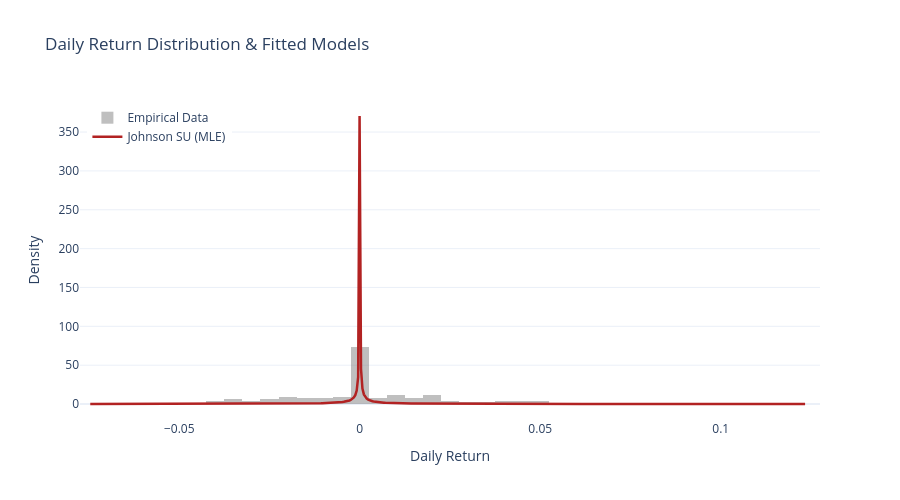

Here is the notebook cell this chart was saved with:
### Code cell
plot_modelfitness(ng_16['Percentage_Returns'],a_mle, b_mle, loc_mle, scale_mle )

### Figure 1 — Plotly figure (JSON) as saved in the notebook; plotly's stock layout.template omitted (floating-point values rounded to 4 significant figures; data arrays with more than 128 entries replaced by an {"elided": "..."} marker saying what was removed)
{"data": [{"histnorm": "probability density", "marker": {"color": "gray"}, "name": "Empirical Data", "nbinsx": 60, "opacity": 0.5, "type": "histogram", "x": {"elided": "362 float values"}}, {"line": {"color": "firebrick", "width": 2.5}, "mode": "lines", "name": "Johnson SU (MLE)", "type": "scatter", "x": {"elided": "500 float values"}, "y": {"elided": "500 float values"}}], "layout": {"height": 500, "hovermode": "x unified", "legend": {"x": 0.01, "xanchor": "left", "y": 0.99, "yanchor": "top"}, "title": {"text": "Daily Return Distribution & Fitted Models"}, "width": 900, "xaxis": {"title": {"text": "Daily Return"}}, "yaxis": {"title": {"text": "Density"}}}}
